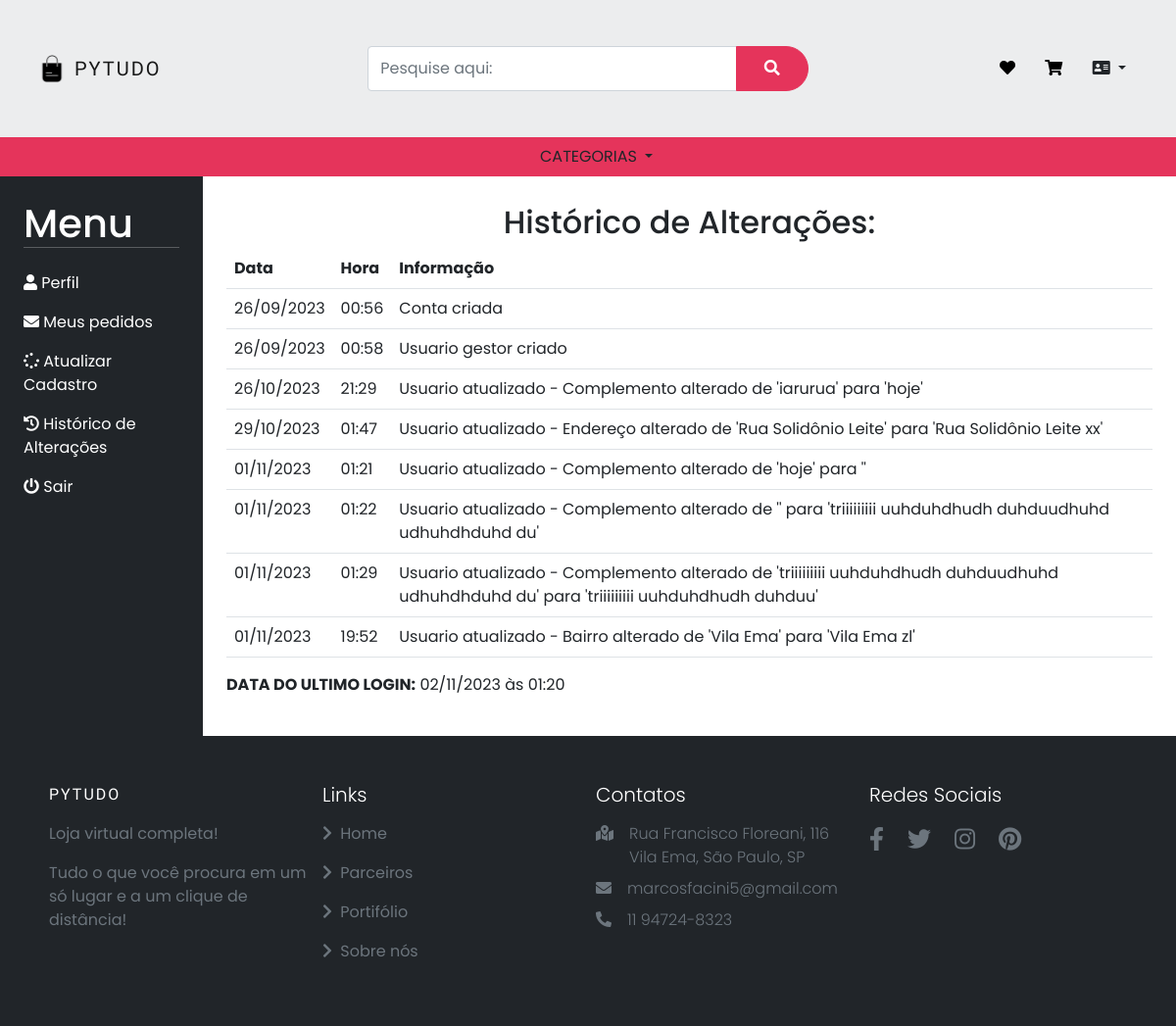
Screenshot of /usuarios/alteracoes_usuario/27 with the database file from the repository.
### usuarios/models.py (models this page shows, shortened)
class Usuarios(models.Model):
    ESTADOS_BRASILEIROS = (
        ('AC', 'Acre'),
        ('AL', 'Alagoas'),
        ('AP', 'Amapá'),
        ('AM', 'Amazonas'),
        ('BA', 'Bahia'),
        ('CE', 'Ceará'),
        ('DF', 'Distrito Federal'),
        ('ES', 'Espírito Santo'),
        ('GO', 'Goiás'),
        ('MA', 'Maranhão'),
        ('MT', 'Mato Grosso'),
        ('MS', 'Mato Grosso do Sul'),
        ('MG', 'Minas Gerais'),
        ('PA', 'Pará'),
        ('PB', 'Paraíba'),
        ('PR', 'Paraná'),
        ('PE', 'Pernambuco'),
        ('PI', 'Piauí'),
        ('RJ', 'Rio de Janeiro'),
        ('RN', 'Rio Grande do Norte'),
        ('RS', 'Rio Grande do Sul'),
        ('RO', 'Rondônia'),
        ('RR', 'Roraima'),
        ('SC', 'Santa Catarina'),
        ('SP', 'São Paulo'),
        ('SE', 'Sergipe'),
        ('TO', 'Tocantins'),
    )
    usuario = models.ForeignKey(settings.AUTH_USER_MODEL, on_delete=models.CASCADE)
    nome = models.CharField(max_length=40)
    cpf = CPFField('CPF')
    data_de_nascimento = models.DateField()
    celular = PhoneNumberField(null=False, blank=False)
    endereco = models.CharField(max_length=50)
    numero_endereco = models.CharField(max_length=10)
    complemento = models.CharField(max_length=50, blank=True, null= True)
    bairro = models.CharField(max_length=30)
    cidade = models.CharField(max_length=30)
    estado = models.CharField(max_length=2, choices=ESTADOS_BRASILEIROS)
    data_atualizacao = models.DateTimeField(auto_now=True, null=True)

class RegistroAlteracaoUsuario(models.Model):
    usuario = models.ForeignKey(Usuarios, on_delete=models.SET_NULL, null=True)
    data_atualizacao = models.DateTimeField(default=timezone.now)
    detalhes = models.TextField()

### usuarios/views.py (the view)
# urls.py: path('alteracoes_usuario/<int:id>', views.alteracoes_usuario, name='alteracoes_usuario'),
def alteracoes_usuario(request, id):
    usuario = Usuarios.objects.get(id=id)
    registros = RegistroAlteracaoUsuario.objects.filter(usuario_id=id)
    return render(request, 'alteracoes_usuario.html', {'usuario': usuario, 'registros': registros})

### usuarios/templates/alteracoes_usuario.html (shortened to what this page needs)
{% extends 'base.html' %}
{% load static %}
{% block 'head' %}
    <link href="{% static 'usuarios/css/perfil_usuario.css' %}" rel="stylesheet">
{% endblock %}
{% block 'body' %}
<div class="container-fluid d-sm-flex align-items-stretch px-0">
  <nav class="sidebar bg-dark">
  <div class="p-4">
    <h1 class="m-0 text-white">Menu</h1>
    <hr class="mt-0 mb-4 text-white">
    <ul class="list-unstyled mb-2">
    <li class="my-3">
    <a href="{% url 'perfil_usuario' request.user.id %}"><span class="fa fa-user mr-3"></span> Perfil</a>
    </li>
    <li class="my-3">
    <a href="#"><span class="fa fa-envelope mr-3"></span> Meus pedidos</a>
    </li>
    <li class="my-3">
    <a href="{% url 'usuario_atualiza_cadastro' usuario.id %}"><span class="fa fa-spinner mr-3"></span> Atualizar Cadastro</a>
    </li>
    <li class="my-3">
    <a href="{% url 'alteracoes_usuario' usuario.id %}"><span class="fa fa-history mr-3"></span> Histórico de Alterações</a>
    </li>
    <li class="my-3">
    <a href="{% url 'account_logout' %}"><span class="fa fa-power-off mr-3"></span> Sair</a>
    </li>
    </ul>
  </div>
  </nav>
  <div class="container p-4">
    <div class="text-center mt-1">
      <h2>Histórico de Alterações:</h2>
    </div>
    <div class="table-responsive">
      <table class="table">
        <tr>
          <th>Data</th>
          <th>Hora</th>
          <th>Informação</th>
        </tr>
        <tr>
          <td>{{usuario.usuario.date_joined|date:"d/m/Y" }}</td>
          <td>{{ usuario.usuario.date_joined|time:"H:i" }}</td>
          <td>Conta criada</td>
        </tr>
        {% for registro in registros %}
        <tr>
          <td>{{registro.data_atualizacao|date:"d/m/Y"}}</td>
          <td>{{registro.data_atualizacao|time:"H:i"}}</td>
          <td>{{registro.detalhes}}</td>
        </tr>
        {% endfor %}
      </table>
    </div>
    <p><b>DATA DO ULTIMO LOGIN:</b> {{usuario.usuario.last_login|date:"d/m/Y" }} às {{ usuario.usuario.last_login|time:"H:i" }}</p>
  </div>
</div>
{% endblock %}

### pytudo/templates/static/base/css/base.css (style rules this page uses)
:root { --lg-font: 'Kaisei Tokumin', serif; --sm-font: 'Poppins', sans-serif; --pink: #e5345b; }
body { font-family: var(--sm-font); background-color: #fff; }

### pytudo/templates/static/usuarios/css/perfil_usuario.css (style rules this page uses)
.sidebar a { text-decoration: none; color: #fff; }

### rows the page displays
Usuarios: usuario.date_joined "26/09/2023", usuario.date_joined "00:56", usuario.last_login "02/11/2023", usuario.last_login "01:20"
RegistroAlteracaoUsuario: data_atualizacao "26/09/2023", data_atualizacao "00:58", detalhes "Usuario gestor criado"
RegistroAlteracaoUsuario: data_atualizacao "26/10/2023", data_atualizacao "21:29", detalhes "Usuario atualizado - Complemento alterado de 'iarurua' para 'hoje'"
RegistroAlteracaoUsuario: data_atualizacao "29/10/2023", data_atualizacao "01:47", detalhes "Usuario atualizado - Endereço alterado de 'Rua Solidônio Leite' para 'Rua Solidônio Leite xx'"
RegistroAlteracaoUsuario: data_atualizacao "01/11/2023", data_atualizacao "01:21", detalhes "Usuario atualizado - Complemento alterado de 'hoje' para ''"
RegistroAlteracaoUsuario: data_atualizacao "01/11/2023", data_atualizacao "01:22", detalhes "Usuario atualizado - Complemento alterado de '' para 'triiiiiiiii uuhduhdhudh duhduudhuhd udhuhdhduhd du'"
RegistroAlteracaoUsuario: data_atualizacao "01/11/2023", data_atualizacao "01:29", detalhes "Usuario atualizado - Complemento alterado de 'triiiiiiiii uuhduhdhudh duhduudhuhd udhuhdhduhd du' para 'triiiiiiiii uuhduhdhudh duhduu'"
RegistroAlteracaoUsuario: data_atualizacao "01/11/2023", data_atualizacao "19:52", detalhes "Usuario atualizado - Bairro alterado de 'Vila Ema' para 'Vila Ema zl'"
